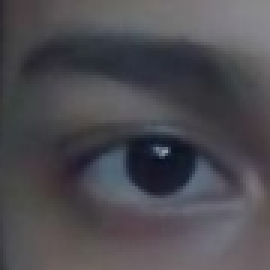
#> input picture eye_dataset/test/open/_14.png, 90 x 90 px, found by its file name (shown 3 times larger)
$ jupyter execute 'eye pattern recognition 1.ipynb'
#> lines starting #> are read from the running program, lines starting #| are printed output that depends on the picture
IMPORT LIBRARIES

[cell 1]
import os
import cv2
import numpy as np
import matplotlib.pyplot as plt
from sklearn.model_selection import train_test_split
from sklearn.ensemble import RandomForestClassifier
from sklearn.metrics import accuracy_score
import seaborn as sns
from sklearn.metrics import confusion_matrix

CHECKING IF FILES ACCESSIBLE

[cell 2]
import os

# Define your folder paths
paths = [
    "C:\\Users\\Hello\\Desktop\\project folder",
    "C:\\Users\\Hello\\Desktop\\project folder\\eye_dataset",
    "C:\\Users\\Hello\\Desktop\\project folder\\eye_dataset\\train",
    "C:\\Users\\Hello\\Desktop\\project folder\\eye_dataset\\train\\open",
    "C:\\Users\\Hello\\Desktop\\project folder\\eye_dataset\\train\\closed",
    "C:\\Users\\Hello\\Desktop\\project folder\\eye_dataset\\test",
    "C:\\Users\\Hello\\Desktop\\project folder\\eye_dataset\\test\\open",
    "C:\\Users\\Hello\\Desktop\\project folder\\eye_dataset\\test\\closed"
]

# Check each path
for path in paths:
    if os.path.exists(path):
        print(f"✅ Found: {path}")
    else:
        print(f"❌ Not Found: {path}")

Load and Preprocess the Images

[cell 3]
import cv2
import numpy as np

# Set base path
base_path = "C:\\Users\\Hello\\Desktop\\project folder\\eye_dataset"

# Function to load and process images
def load_images_from_folder(folder, label, image_size=(64, 64)):
#> called with label = 1, image_size = (64, 64)
    images = []
    labels = []
    for filename in os.listdir(folder):
        img_path = os.path.join(folder, filename)
        img = cv2.imread(img_path, cv2.IMREAD_GRAYSCALE)
#> img: shape (90, 90); min 15, max 153, mean 76.2
        if img is not None:
            img = cv2.resize(img, image_size)
#> img: shape (64, 64)
            images.append(img)
            labels.append(label)
    return images, labels

# Load all images with labels
train_open, train_open_labels = load_images_from_folder(base_path + "\\train\\open", 1)
#> train_open = 1 item; train_open_labels = [1]
train_closed, train_closed_labels = load_images_from_folder(base_path + "\\train\\closed", 0)
#> call 2 of load_images_from_folder, with label = 0, image_size = (64, 64)
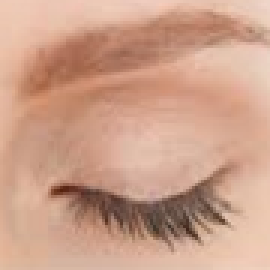
#> input picture eye_dataset/test/closed/_132.png, 90 x 90 px, found by its file name (shown 3 times larger)
#> in load_images_from_folder (call 2), `img = cv2.imread(img_path, cv2.IMREAD_GRAYSCALE)`:
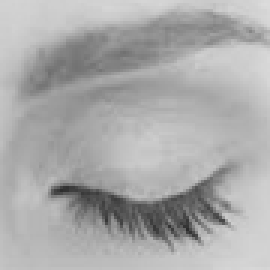
#> img: shape (90, 90) (shown 3 times larger); min 43, max 220, mean 170.3
#> train_closed = 1 item; train_closed_labels = [0]
test_open, test_open_labels = load_images_from_folder(base_path + "\\test\\open", 1)
#> test_open = 1 item; test_open_labels = [1]
test_closed, test_closed_labels = load_images_from_folder(base_path + "\\test\\closed", 0)
#> test_closed = 1 item; test_closed_labels = [0]

# Combine data and labels
X_train = np.array(train_open + train_closed)
y_train = np.array(train_open_labels + train_closed_labels)
#> y_train = [1, 0]

X_test = np.array(test_open + test_closed)
y_test = np.array(test_open_labels + test_closed_labels)
#> y_test = [1, 0]

# Reshape to add channel dimension (grayscale)
X_train = X_train.reshape(-1, 64, 64, 1)
X_test = X_test.reshape(-1, 64, 64, 1)

print("✅ Training data shape:", X_train.shape)
#| ✅ Training data shape: (2, 64, 64, 1)
print("✅ Testing data shape:", X_test.shape)
#| ✅ Testing data shape: (2, 64, 64, 1)

Flatten the Image Data for Scikit-learn

[cell 4]
# Flatten the image arrays for Scikit-learn
X_train_flat = X_train.reshape(X_train.shape[0], -1)
X_test_flat = X_test.reshape(X_test.shape[0], -1)

print("✅ Flattened training shape:", X_train_flat.shape)
#| ✅ Flattened training shape: (2, 4096)
print("✅ Flattened testing shape:", X_test_flat.shape)
#| ✅ Flattened testing shape: (2, 4096)

Train a Simple Model using Scikit-learn (SVM Classifier)

[cell 5]
from sklearn.svm import SVC
from sklearn.metrics import accuracy_score, classification_report, confusion_matrix

# Initialize and train the model
model = SVC(kernel='linear')  # You can try 'rbf' or 'poly' too
model.fit(X_train_flat, y_train)

# Make predictions
y_pred = model.predict(X_test_flat)
#> y_pred = [1, 0]

# Evaluate the model
accuracy = accuracy_score(y_test, y_pred)
#> accuracy = 1
print(f"✅ Accuracy: {accuracy * 100:.2f}%")
#| ✅ Accuracy: 100.00%

print("\n📊 Classification Report:")
print(classification_report(y_test, y_pred, target_names=['Closed', 'Open']))
#|               precision    recall  f1-score   support
#|       Closed       1.00      1.00      1.00         1
#|         Open       1.00      1.00      1.00         1
#|     accuracy                           1.00         2
#|    macro avg       1.00      1.00      1.00         2
#| weighted avg       1.00      1.00      1.00         2

print("\n🌀 Confusion Matrix:")
print(confusion_matrix(y_test, y_pred))
#| [[1 0]
#|  [0 1]]
